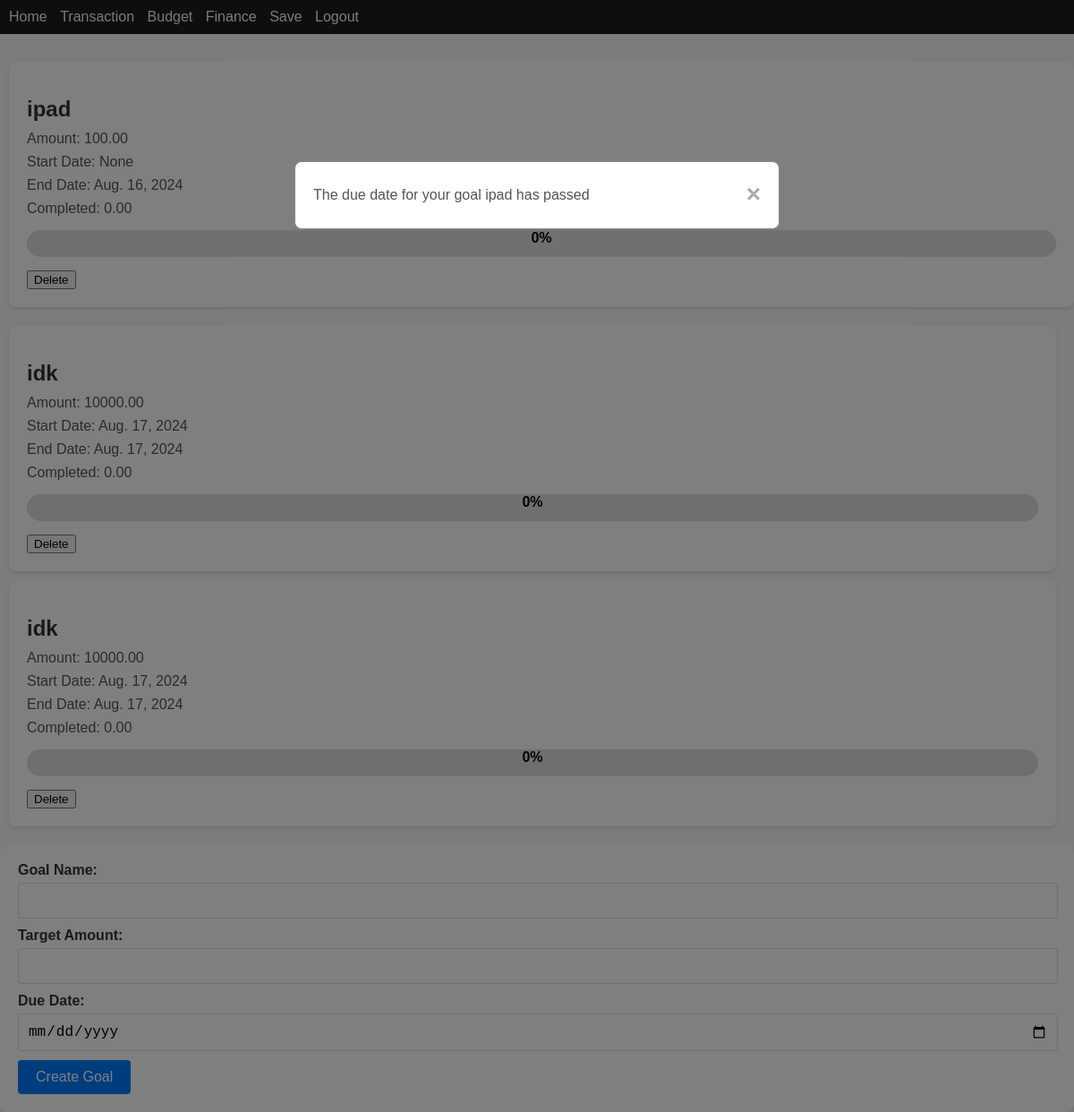
The page /finance-goals/ (signed in) on the database as committed earlier.
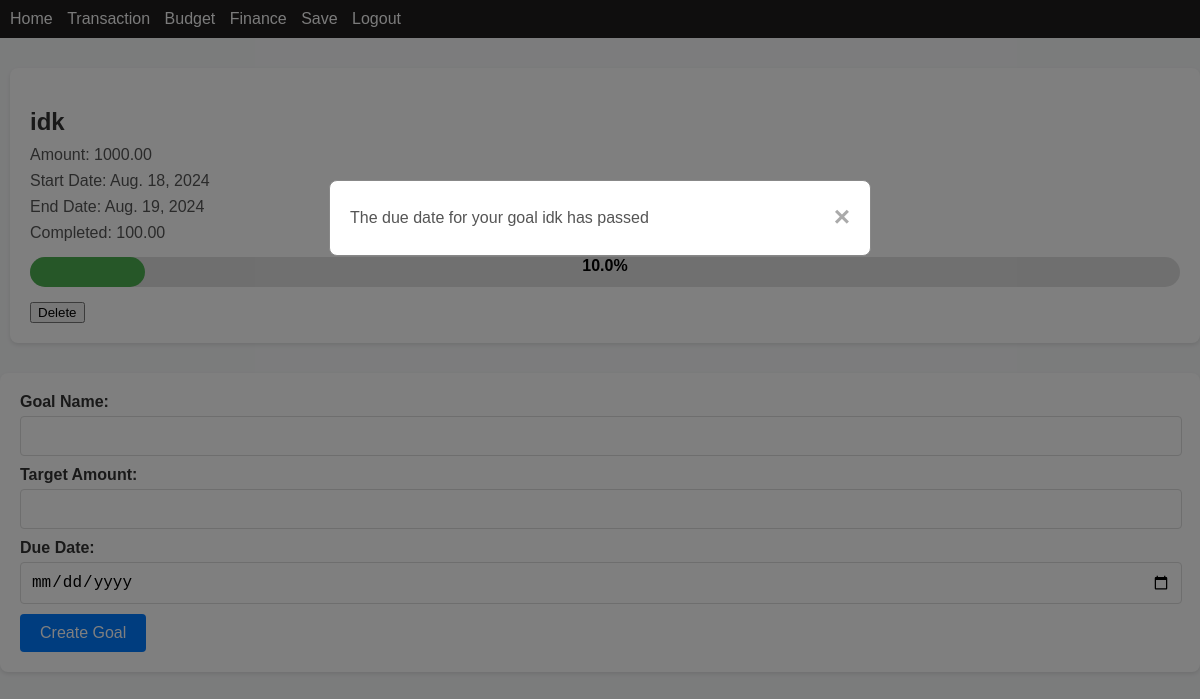
The same page on the database as committed later.
### user/models.py (models this page shows, shortened)
class FinancialGoal(models.Model):
    id = models.AutoField(primary_key=True)
    user = models.ForeignKey(CustomUser, on_delete=models.CASCADE)
    goal_name = models.CharField(max_length=100)
    target_amount = models.DecimalField(max_digits=10, decimal_places=2)
    current_amount = models.DecimalField(max_digits=10, decimal_places=2, default=0)
    due_date = models.DateField()
    created_at = models.DateField(auto_now_add=True)
    last_updated = models.DateTimeField(auto_now=True)
    @property
    def progress(self):
        return (self.current_amount / self.target_amount) * 100

### frontend/views.py (the view, shortened to what this page needs)
# urls.py: path('finance-goals/', views.finance_goals, name='finance_goals'),
@login_required(login_url='/log/')
def finance_goals(request):
    finance_goals = FinancialGoal.objects.filter(user=request.user)
    return render(request, 'finance.html', {'goals': finance_goals})

### frontend/templates/finance.html (shortened to what this page needs)
{% extends 'base.html' %}
{% load tz %}
{% load static %}
{% block extra %} <link rel="stylesheet" href="{% static 'css/finance.css' %}"> {% endblock %}
{% block content %}
    <div id='goals'>
    {% for goal in goals %}
        <div class='info'>
            <h2>{{ goal.goal_name }}</h2>
            <p>Amount: {{ goal.target_amount }}</p>
            <p>Start Date: {{ goal.created_at }}</p>
            <p>End Date: {{ goal.due_date }}</p>
            <p>Completed: {{ goal.current_amount }}</p>
            <div class="progress-bar-container">
                <div class="progress-bar" style="width: {{ goal.progress }}%;">
                    <span class="progress-text">{{ goal.progress }}%</span>
                </div>
            </div>
            <button id='delete' onclick="deleteGoal({{ goal.id }})">Delete</button>
            {% now "M d, Y" as today %}
            {% if goal.due_date|date:"M d, Y" <= today %}
                <div id="myModal" class="modal">
                    <div class="modal-content">
                        <span class="close">&times;</span>
                        {% if goal.due_date|date:"M d, Y" < today%}
                            <p>The due date for your goal {{ goal.goal_name }} has passed</p>
                        {% else %}
                            <p>Your goal {{ goal.goal_name }} is due today</p>
                        {% endif %}
                    </div>
                </div>
            {% endif %}
        </div>
    </div>
    {% endfor %}
    <form method="POST" action="{% url 'finance_goals' %}">
        <label for="goal_name">Goal Name:</label>
        <input type="text" id="goal_name" name="goal_name" required><br>
        <label for="amount">Target Amount:</label>
        <input type="number" id="amount" name="amount" required><br>
        <label for="due_date">Due Date:</label>
        <input type="date" id="due_date" name="due_date" required><br>
        <input type="submit" value="Create Goal">
    </form>
{% endblock %}

### frontend/templates/base.html (shortened to what this page needs)
<!DOCTYPE html>
{% load static %}
<html>
<head>
    <link rel="stylesheet" href="{% static 'css/style.css' %}">
    {% block extra %}{% endblock %}
</head>
<body>
    <header>
        <nav>
            <ul>
                <li><a href="{% url 'home' %}">Home</a></li>
                <li><a href="{% url 'transaction' %}">Transaction</a></li>
                <li><a href="{% url 'budget' %}">Budget</a></li>
                <li><a href="{% url 'finance_goals' %}">Finance</a></li>
                <li><a href="{% url 'save' %}">Save</a></li>
                <li><a href="{% url 'logout' %}">Logout</a></li>
            </ul>
        </nav>
    </header>
    <main>
        {% block content %}{% endblock %}
    </main>
</body>
</html>

### frontend/static/css/style.css (style rules this page uses)
body, ul { margin: 0; padding: 0; }
header { background-color: #1f1d1d; padding: 10px; }
nav ul { list-style-type: none; }
nav ul li { display: inline; margin-right: 10px; }
nav ul li a { text-decoration: none; color: #f7f7f7; }
main { margin-top: 20px; }

### frontend/static/css/finance.css (style rules this page uses)
body { font-family: Arial, sans-serif; background-color: #f8f9fa; margin: 0; }
h2 { color: #333; font-size: 24px; margin-bottom: 10px; }
.info { background-color: #fff; padding: 20px; margin: 10px; border-radius: 8px; box-shadow: 0 2px 4px rgba(0, 0, 0, 0.1); flex-basis: 30%; flex-grow: 1; margin-right: 20px; }
.info:last-child { margin-right: 0; }
.info p { font-size: 16px; color: #555; margin: 8px 0; }
form { margin-top: 20px; background-color: #fff; padding: 20px; border-radius: 8px; box-shadow: 0 2px 4px rgba(0, 0, 0, 0.1); }
form label { display: block; margin-bottom: 5px; font-weight: bold; color: #333; }
form input[type="text"], form input[type="number"], form input[type="date"] { width: calc(100% - 20px); padding: 10px; margin-bottom: 10px; border: 1px solid #ddd; border-radius: 4px; font-size: 16px; }
form input[type="submit"] { background-color: #007bff; color: #fff; border: none; padding: 10px 20px; border-radius: 4px; font-size: 16px; cursor: pointer; transition: background-color 0.3s; }
.modal { display: none; position: fixed; z-index: 1000; left: 0; top: 0; width: 100%; height: 100%; overflow: auto; background-color: rgba(0, 0, 0, 0.5); }
.modal-content { background-color: #fff; margin: 15% auto; padding: 20px; border: 1px solid #888; width: 80%; max-width: 500px; border-radius: 8px; }
.close { color: #aaa; float: right; font-size: 28px; font-weight: bold; }
#goals { display: flex; flex-wrap: wrap; justify-content: space-between; }
.progress-bar-container { background-color: #e0e0e0; border-radius: 25px; width: 100%; height: 30px; margin: 15px 0; position: relative; }
.progress-bar { background-color: #4caf50; height: 100%; border-radius: 25px; text-align: center; transition: width 0.4s ease; }
.progress-text { position: absolute; left: 50%; transform: translateX(-50%); color: black; font-weight: bold; }

Rows that differ between the two databases and show on the page:
removed FinancialGoal: goal_name "ipad", target_amount "100.00", created_at "None", due_date "Aug. 16, 2024", current_amount "0.00", progress "0"
removed FinancialGoal: goal_name "idk", target_amount "10000.00", created_at "Aug. 17, 2024", due_date "Aug. 17, 2024", current_amount "0.00", progress "0"
removed FinancialGoal: goal_name "idk", target_amount "10000.00", created_at "Aug. 17, 2024", due_date "Aug. 17, 2024", current_amount "0.00", progress "0"
added FinancialGoal: goal_name "idk", target_amount "1000.00", created_at "Aug. 18, 2024", due_date "Aug. 19, 2024", current_amount "100.00", progress "10.0"
